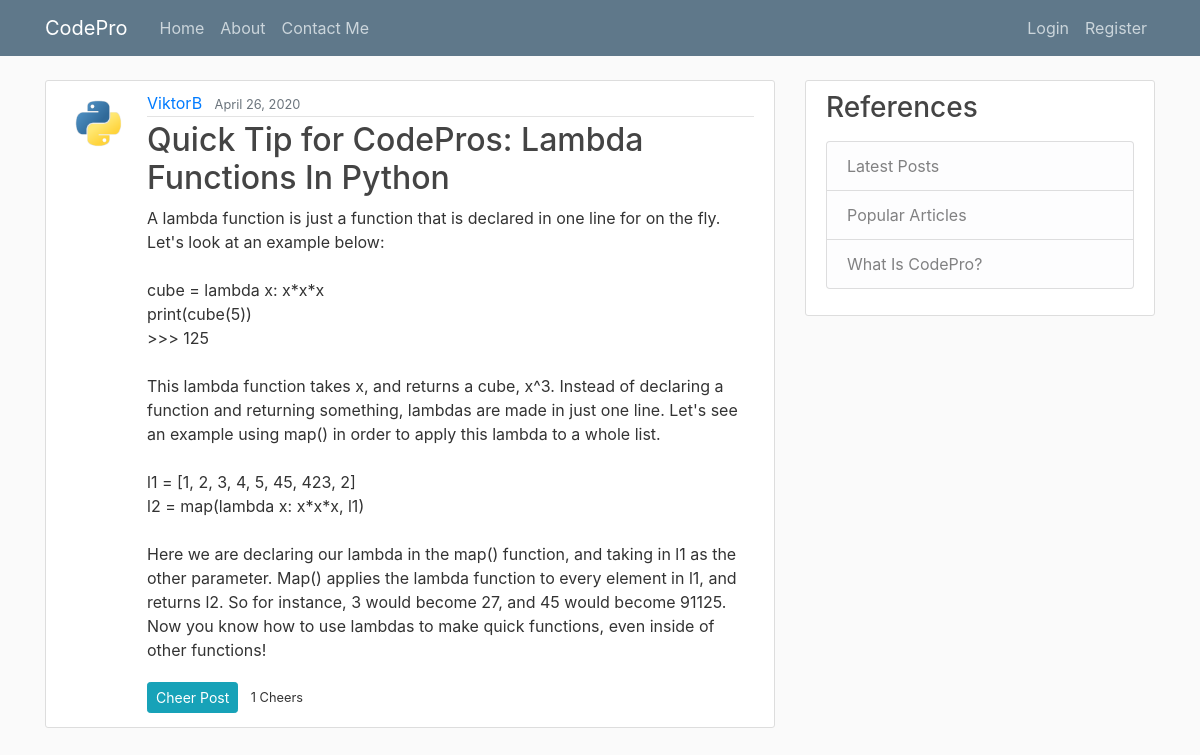
/post/5/, run on the app's committed database.
### blog/models.py (models this page shows, shortened)
class Post(models.Model):
    title = models.CharField(max_length=100)
    content = models.TextField()
    date_posted = models.DateTimeField(default=timezone.now)
    author = models.ForeignKey(User, on_delete=models.CASCADE)
    likes = models.IntegerField(default=1)

### users/models.py (models this page shows, shortened)
class Profile(models.Model):
    user = models.OneToOneField(User, on_delete=models.CASCADE)
    image = models.ImageField(default='default.jpg', upload_to='profile_pics')
    about_info = models.TextField(default="Hi! I am a fellow Python programmer.")

### blog/views.py (the view)
# urls.py: path('post/<int:pk>/', PostDetailView.as_view(), name='post-detail'),
class PostDetailView(DetailView):
    model = Post

### blog/templates/blog/post_detail.html (shortened to what this page needs)
{% extends "blog/base.html" %}
{% block content %}
  <article class="media content-section">
      <img class="rounded-circle article-img" src="{{ object.author.profile.image.url }}">
      <div class="media-body">
          <div class="article-metadata">
              <a class="mr-2" href="{% url 'user-posts' object.author.username %}">{{ object.author }}</a>
              <small class="text-muted">{{ object.date_posted|date:"F d, Y"}}</small>
          </div>
          <h2 class="article-title">{{ object.title }}</h2>
          <p class="article-content">{{ object.content }}</p>
          <div>
              <a class="btn btn-info btn-sm mt-1 mb-1 mr-2" href="{% url 'like' object.id %}">Cheer Post</a>
              <small class="article content mt-1 mb-1 mr-2">{{ object.likes}} Cheers</small>
          </div>
      </div>
  </article>
{% endblock content %}

### blog/static/blog/main.css (style rules this page uses)
body { background: #fafafa; color: #333333; margin-top: 5rem; }
h1, h2, h3, h4, h5, h6 { color: #444444; }
.content-section { background: #ffffff; padding: 10px 20px; border: 1px solid #dddddd; border-radius: 3px; margin-bottom: 20px; }
.article-title { color: #444444; }
.article-content { white-space: pre-line; }
.article-img { height: 65px; width: 65px; margin-right: 16px; }
.article-metadata { padding-bottom: 1px; margin-bottom: 4px; border-bottom: 1px solid #e3e3e3 }

### data on the page
Post: author.profile.image (picture), author "ViktorB", date_posted "April 26, 2020", title "Quick Tip for CodePros: Lambda Functions In Python", content "A lambda function is just a function that is declared in one line for on the fly. Let's look at an example below: cube = lambda x: x*x*x print(cube(5)) >>> 125 This lambda function takes x, and returns a cube, x^3. Instead of declaring a function and returning something, lambdas are made in just one line. Let's see an example using map() in order to apply this lambda to a whole list. l1 = [1, 2, 3, 4, 5, 45, 423, 2] l2 = map(lambda x: x*x*x, l1) Here we are declaring our lambda in the map() function, and taking in l1 as the other parameter. Map() applies the lambda function to every element in l1, and returns l2. So for instance, 3 would become 27, and 45 would become 91125. Now you know…", likes "1"
